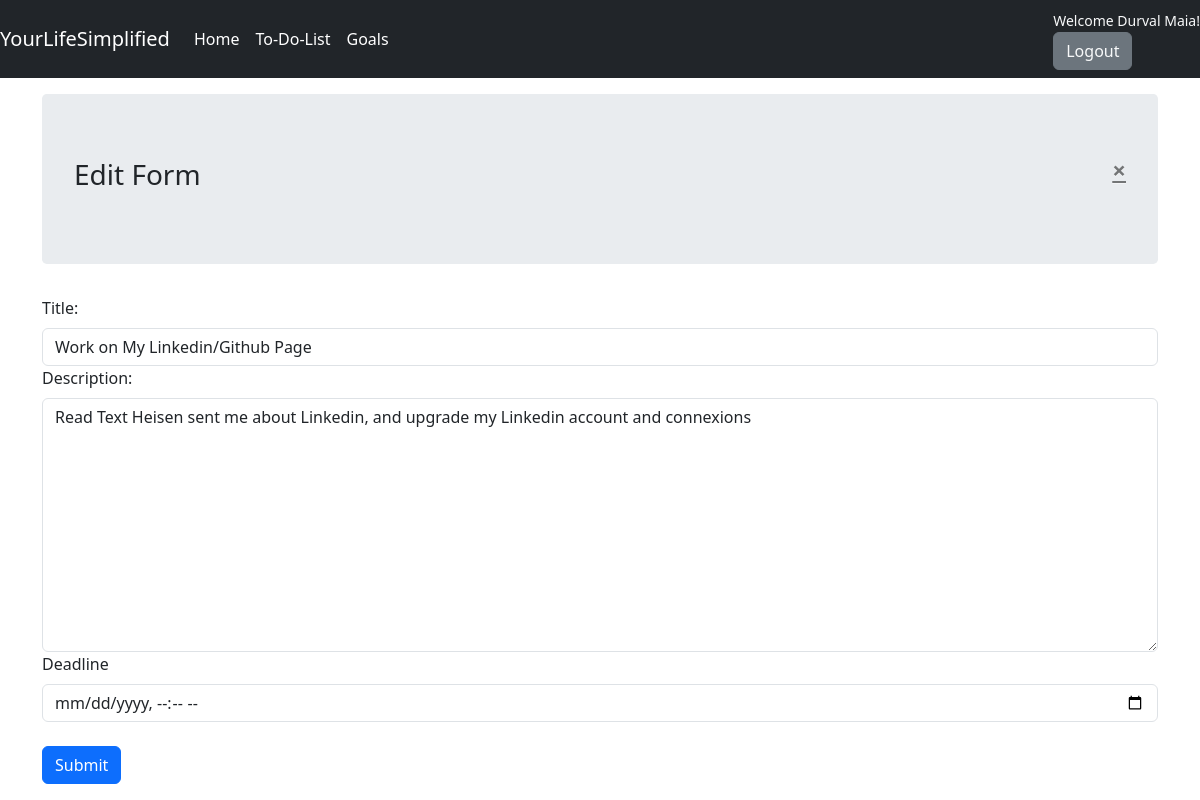
The app's page /todolist/edit_task/25 (signed in) with its own data.
### todolist/models.py (models this page shows, shortened)
class ToDoList(models.Model):
    objects = None
    user = models.ForeignKey(User, on_delete=models.CASCADE, null=True)
    title = models.CharField(max_length=100, unique=True)
    description = models.TextField(max_length=10000, blank=True)
    end_date = models.DateTimeField(auto_now=False, blank=True)
    is_completed = models.BooleanField(default=False)
    is_late = models.BooleanField(default=False)
    created_at = models.DateTimeField(auto_now_add=True)
    session_key = models.CharField(max_length=100, blank=True)

### todolist/views.py (the view, shortened to what this page needs)
# urls.py: path('edit_task/<int:id>', views.edit_task, name='edit_task'),
def edit_task(request, id):
    if request.user.is_authenticated:
        tasks = ToDoList.objects.get(user=request.user, id=id)
    else:
        tasks = ToDoList.objects.get(user=None, id=id, session_key=request.session.session_key)
    context = {
        'tasks': tasks,
    }
    return render(request, 'to_do_list/todolist_edit.html', context)

### templates/to_do_list/todolist_edit.html (shortened to what this page needs)
{% extends 'base.html' %}
{% block content %}
<div class="container py-3">
      <div class="jumbotron">
            <a href="{% url 'todolist' %}" class="close"><span aria-hidden="true">&times;</span>
            </a>
            <h3>Edit Form</h3>
      </div>
<form method="POST" action="">
          <label>Title:</label>
          <input class="form-control" name="title" type="text" value="{{tasks.title}}">
          <label>Description:</label>
      <textarea class="form-control" name="description" cols="10" rows="10">{{tasks.description}}</textarea>
          <label>Deadline</label>
          <input class="form-control" name="deadline" type="datetime-local"><br>
          <button class="btn btn-primary" type="submit">Submit</button>
</form>
</div>
{% endblock %}

### templates/includes/navbar.html (shortened to what this page needs)
<nav class="navbar navbar-expand-lg navbar-dark bg-dark">
  <a class="navbar-brand" href="#">YourLifeSimplified</a>
  <div class="collapse navbar-collapse" id="navbarSupportedContent">
    <ul class="navbar-nav mr-auto">
      <li class="nav-item active">
        <a class="nav-link" href="{% url 'home' %}">Home <span class="sr-only">(current)</span></a>
      </li>
      <li class="nav-item active">
        <a class="nav-link" href="{% url 'todolist' %}">To-Do-List</a>
      </li>
      <li class="nav-item active">
        <a class="nav-link" href="#">Goals</a>
      </li>
    </ul>
      <div class="widget-header">
          {% if user.is_authenticated %}
          <small class="title text-light">Welcome {{user.first_name}} {{user.last_name}}!</small>
          {% else %}
          <small class="title text-light">Welcome Guest!</small>
          {% endif %}
          <div>
              {% if not user.is_authenticated %}
              <a class="text-light btn btn-primary" href="{% url 'register' %}">Register</a> <span class=""> | </span>
              <a class="text-light btn btn-success" href="{% url 'login' %}"> Login</a>
              {% elif user.is_authenticated %}
              <a class="text-light btn btn-secondary" href="{% url 'logout' %}">Logout</a>
              {% endif %}
          </div>
      </div>
  </div>
</nav>

### records on screen
ToDoList: title "Work on My Linkedin/Github Page", description "Read Text Heisen sent me about Linkedin, and upgrade my Linkedin account and connexions"

### other values on screen
{{ user.first_name }} "Durval"
{{ user.last_name }} "Maia"
